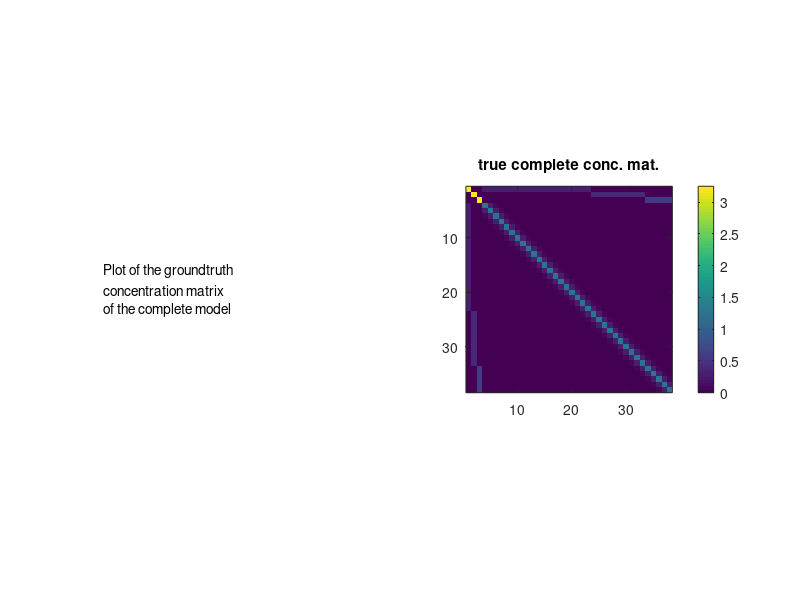
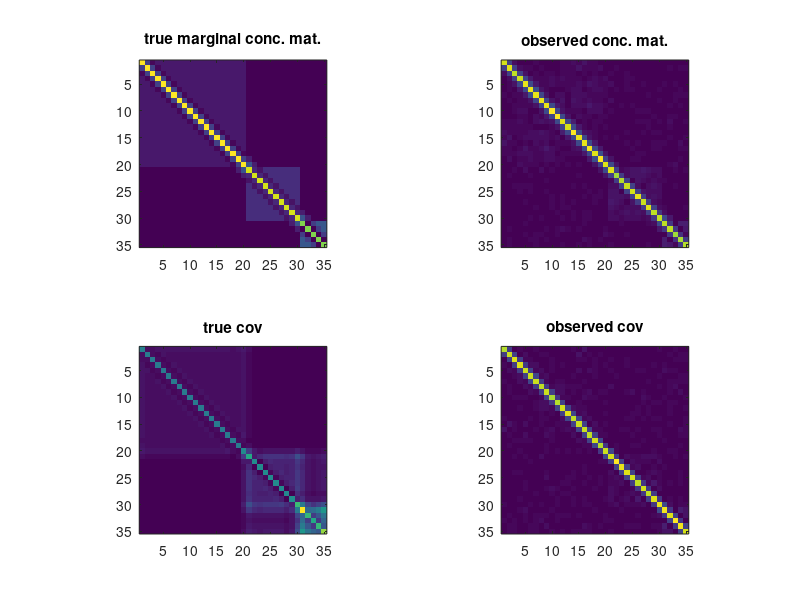

MATLAB code to generate these figures, in order:
% Toy example
% with three blocks of size resp 20,10,5

clear all; clc; close all;
%% settings

n=5000; % number of samples

ks=[20 10 5];


pl=length(ks); % number of latent variables
po=sum(ks);% number of observed variables

pt=po+pl;
sigma2l=.5;
sigma2lo=.8;
scale=1./sqrt(ks);
% scale=ones(1,pl);

% slo=.2; % level of sparsity on latent-observed block of conceptration mat
% soo=.2; % level of sparsity on latent-observed block of conceptration mat
%Doo=eye(po)/sigma2lo;
dd=-.3*diag(ones(1,po-1),1)-.1*diag(ones(1,po-2),2);
Doo=eye(po)/sigma2lo-(dd+dd');
Dol=zeros(po,pl);
for i=1:pl
    if i>1
        i1=sum(ks(1:(i-1)))+1;
    else
        i1=1;
    end
    i2=i1+ks(i)-1;
    Dol(i1:i2,i)=-ones(ks(i),1)*scale(i)/sigma2lo;
end
Dll=zeros(pl);
for i=1:pl
Dll(i,i)=1/sigma2l+ks(i)*scale(i)^2/sigma2lo;
end

%% construction of the conceptration matrix
Dfull=zeros(pt);
Dfull(1:pl,1:pl)=Dll;
Dfull((pl+1):pt,(pl+1):pt)=Doo;
Dfull(1:pl,(pl+1):pt)=Dol';
Dfull((pl+1):pt,1:pl)=Dol;

Dfull=.5*(Dfull+Dfull');
Dmargo=Doo-Dol*Dol';


descr = {'Plot of the groundtruth '
    'concentration matrix';
    'of the complete model'};

figure(1);clf;
subplot(1,2,1)
axis off;
text(0,.5,descr)
pbaspect([1 1 1]);
subplot(1,2,2)
imagesc(abs(Dfull));
colorbar;
pbaspect([1 1 1]);
title('true complete conc. mat.');

if eigs(Dfull,1,'sa')<0
    error('The conceptration matrix of the complete model is not PSD \n')
end
if eigs(Dmargo,1,'sa')<0
    error('Dmargo matrix of the complete model is not PSD \n')
end

%% sampling data
mu=zeros(1,pt); % vector of means
Xfull=mvnrnd(mu, inv(Dfull), n)';
X=Xfull((pl+1):pt,:);
S=cov(X');
% S=inv(Dmargo);

%% plotting

figure(2);clf;
subplot(2,2,1);
imagesc(abs(Dmargo));
pbaspect([1 1 1]);
title('true marginal conc. mat.');
subplot(2,2,2);
imagesc(abs(inv(S)));
pbaspect([1 1 1]);
title('observed conc. mat.');
subplot(2,2,3);
imagesc(abs(inv(Dmargo)));
pbaspect([1 1 1]);
title('true cov');
subplot(2,2,4);
imagesc(abs(S));
pbaspect([1 1 1]);
title('observed cov');


 
